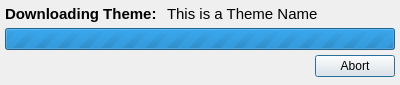
<?xml version="1.0" encoding="UTF-8"?>
<ui version="4.0">
 <class>ThemeDownload</class>
 <widget class="QDialog" name="ThemeDownload">
  <property name="geometry">
   <rect>
    <x>0</x>
    <y>0</y>
    <width>400</width>
    <height>85</height>
   </rect>
  </property>
  <property name="sizePolicy">
   <sizepolicy hsizetype="Preferred" vsizetype="Minimum">
    <horstretch>0</horstretch>
    <verstretch>0</verstretch>
   </sizepolicy>
  </property>
  <property name="minimumSize">
   <size>
    <width>400</width>
    <height>85</height>
   </size>
  </property>
  <property name="maximumSize">
   <size>
    <width>800</width>
    <height>85</height>
   </size>
  </property>
  <property name="windowTitle">
   <string>Downloading Theme...</string>
  </property>
  <layout class="QVBoxLayout" name="verticalLayout">
   <property name="spacing">
    <number>5</number>
   </property>
   <property name="leftMargin">
    <number>5</number>
   </property>
   <property name="topMargin">
    <number>5</number>
   </property>
   <property name="rightMargin">
    <number>5</number>
   </property>
   <property name="bottomMargin">
    <number>5</number>
   </property>
   <item>
    <layout class="QHBoxLayout" name="horizontalLayout">
     <property name="spacing">
      <number>10</number>
     </property>
     <item>
      <widget class="QLabel" name="status">
       <property name="sizePolicy">
        <sizepolicy hsizetype="Maximum" vsizetype="Maximum">
         <horstretch>0</horstretch>
         <verstretch>0</verstretch>
        </sizepolicy>
       </property>
       <property name="font">
        <font>
         <pointsize>11</pointsize>
         <weight>75</weight>
         <bold>true</bold>
        </font>
       </property>
       <property name="text">
        <string>Downloading Theme:</string>
       </property>
      </widget>
     </item>
     <item>
      <widget class="QLabel" name="themeName">
       <property name="sizePolicy">
        <sizepolicy hsizetype="Preferred" vsizetype="Maximum">
         <horstretch>0</horstretch>
         <verstretch>0</verstretch>
        </sizepolicy>
       </property>
       <property name="font">
        <font>
         <pointsize>11</pointsize>
        </font>
       </property>
       <property name="text">
        <string>This is a Theme Name</string>
       </property>
       <property name="textFormat">
        <enum>Qt::PlainText</enum>
       </property>
       <property name="alignment">
        <set>Qt::AlignLeading|Qt::AlignLeft|Qt::AlignVCenter</set>
       </property>
      </widget>
     </item>
    </layout>
   </item>
   <item>
    <widget class="QProgressBar" name="progressBar">
     <property name="minimum">
      <number>0</number>
     </property>
     <property name="maximum">
      <number>0</number>
     </property>
     <property name="value">
      <number>0</number>
     </property>
     <property name="textVisible">
      <bool>false</bool>
     </property>
     <property name="invertedAppearance">
      <bool>false</bool>
     </property>
    </widget>
   </item>
   <item>
    <widget class="QDialogButtonBox" name="buttonBox">
     <property name="orientation">
      <enum>Qt::Horizontal</enum>
     </property>
     <property name="standardButtons">
      <set>QDialogButtonBox::Abort</set>
     </property>
    </widget>
   </item>
  </layout>
 </widget>
 <resources/>
 <connections>
  <connection>
   <sender>buttonBox</sender>
   <signal>accepted()</signal>
   <receiver>ThemeDownload</receiver>
   <slot>accept()</slot>
   <hints>
    <hint type="sourcelabel">
     <x>248</x>
     <y>254</y>
    </hint>
    <hint type="destinationlabel">
     <x>157</x>
     <y>274</y>
    </hint>
   </hints>
  </connection>
  <connection>
   <sender>buttonBox</sender>
   <signal>rejected()</signal>
   <receiver>ThemeDownload</receiver>
   <slot>reject()</slot>
   <hints>
    <hint type="sourcelabel">
     <x>316</x>
     <y>260</y>
    </hint>
    <hint type="destinationlabel">
     <x>286</x>
     <y>274</y>
    </hint>
   </hints>
  </connection>
 </connections>
</ui>
